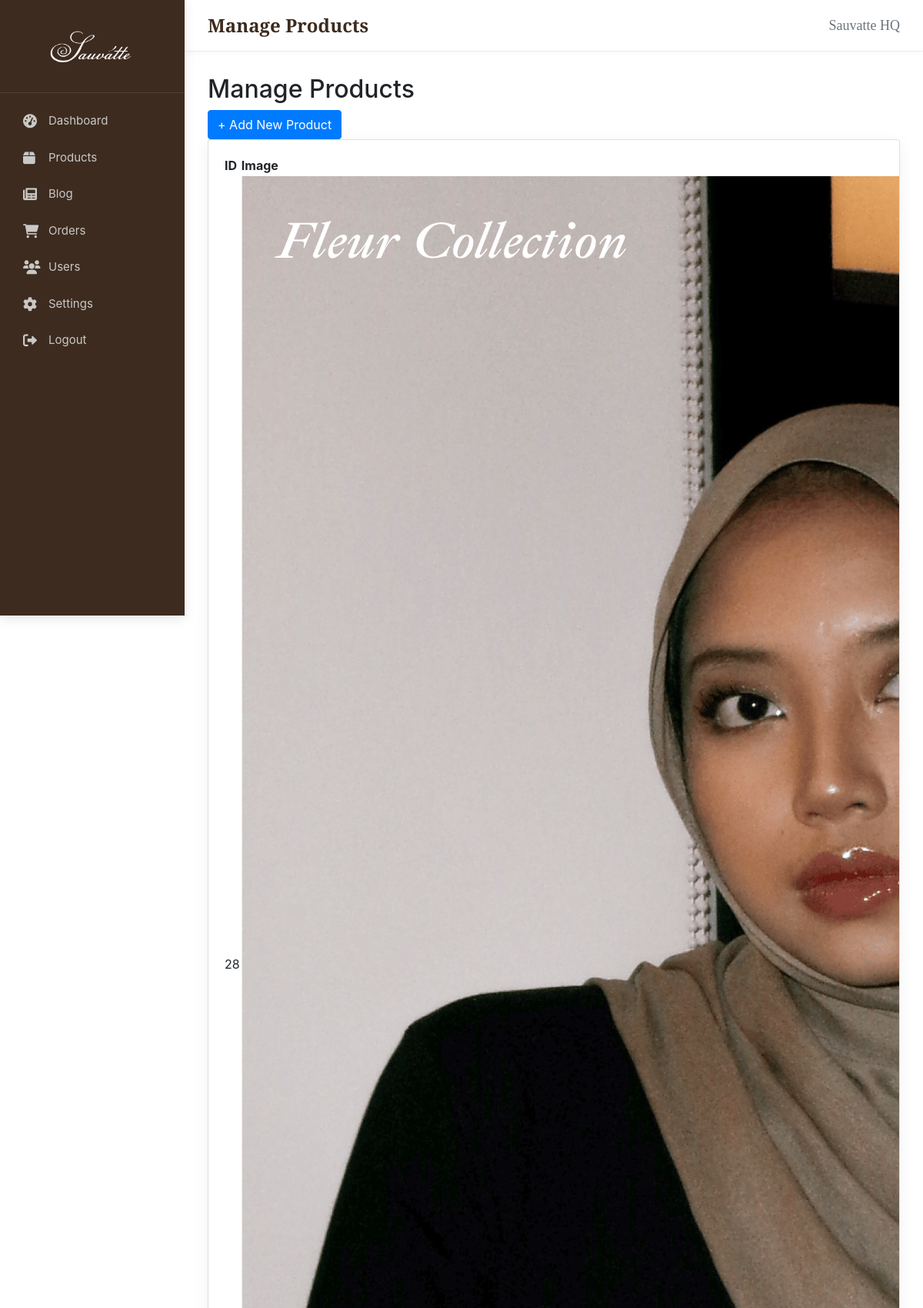
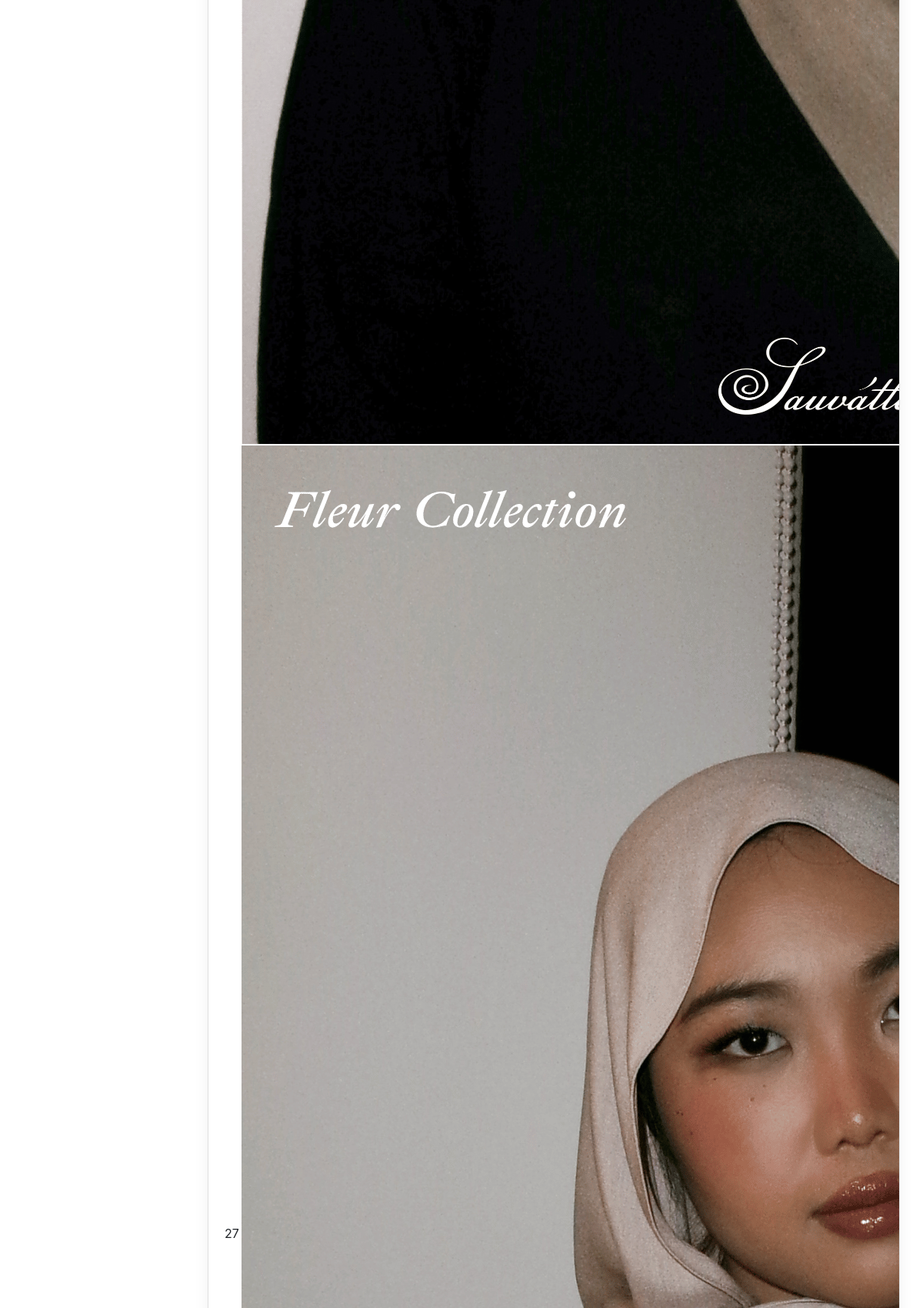
/admin/products.php (signed in, upper part), run on the app's committed database (2 pictures, top to bottom).
### tables this page shows
CREATE TABLE `products` (
  `id` int(11) NOT NULL,
  `name` varchar(255) NOT NULL,
  `description` text NOT NULL,
  `additional_info` text DEFAULT NULL,
  `price` decimal(10,2) NOT NULL,
  `image_url` varchar(255) NOT NULL,
  `stock` int(11) DEFAULT 0,
  `created_at` timestamp NOT NULL DEFAULT current_timestamp(),
  `is_featured` tinyint(1) NOT NULL DEFAULT 0
);

### admin/products.php (the view, shortened to what this page needs)
<?php
$page_title = "Manage Products";
include 'includes/header_admin.php';
?>
<div class="page-header">
    <h2><?php echo $page_title; ?></h2>
    <a href="add_product.php" class="btn btn-primary">+ Add New Product</a>
</div>
<div class="card">
    <div class="card-body">
        <table class="table-products">
            <thead>
                <tr>
                    <th class="col-id">ID</th>
                    <th class="col-image">Image</th>
                </tr>
            </thead>
            <tbody>
                <?php
                $result = $conn->query("SELECT * FROM products ORDER BY id DESC");
                if ($result && $result->num_rows > 0):
                    while ($row = $result->fetch_assoc()):
                ?>
                <tr>
                    <td><?php echo $row['id']; ?></td>
                    <td><img src="../assets/img/<?php echo htmlspecialchars($row['image_url']); ?>" alt="<?php echo htmlspecialchars($row['name']); ?>"></td>
                </tr>
                <?php
                    endwhile;
                else:
                ?>
                <tr>
                    <td colspan="6" class="no-products">No products found.</td>
                </tr>
                <?php endif; ?>
            </tbody>
        </table>
    </div>
</div>
<?php include 'includes/footer_admin.php'; ?>

### admin/assets/css/admin-style.css (style rules this page uses)
:root { --primary-color: #007bff; --sidebar-bg: #3D2B1F; --bg-color: #FBF9F1; --dark-color: #212529; --sidebar-text: #ECF0F1; --grey-color: #6c757d; --white-color: #ffffff; --danger-color: #dc3545; --border-color: #e9ecef; --shadow-medium: 0 4px 15px rgba(0, 0, 0, 0.1); --sidebar-width: 240px; }
body { font-family: 'Poppins', sans-serif; margin: 0; background-color: var(--bg-color); font-size: 14px; color: var(--dark-color); }
a { text-decoration: none; transition: color 0.2s; }
.btn { padding: 8px 15px; border: none; cursor: pointer; font-size: 14px; text-decoration: none; font-weight: 500; display: inline-flex; align-items: center; gap: 8px; text-align: center; transition: all 0.2s ease; box-shadow: none; border-radius: 50px; }
.btn-primary { background-color: var(--primary-color); color: var(--white-color); font-weight: 600; padding: 8px 20px; }
.card { background-color: var(--white-color); border-radius: 12px; box-shadow: 0 5px 20px rgba(0, 0, 0, 0.06); border: 1px solid var(--border-color); overflow: hidden; }
.card .card-body { padding: 20px; }

### data on the page
products: id "28", image_url (picture)
products: id "27", image_url (picture)

### other printed values
$page_title "Manage Products"
